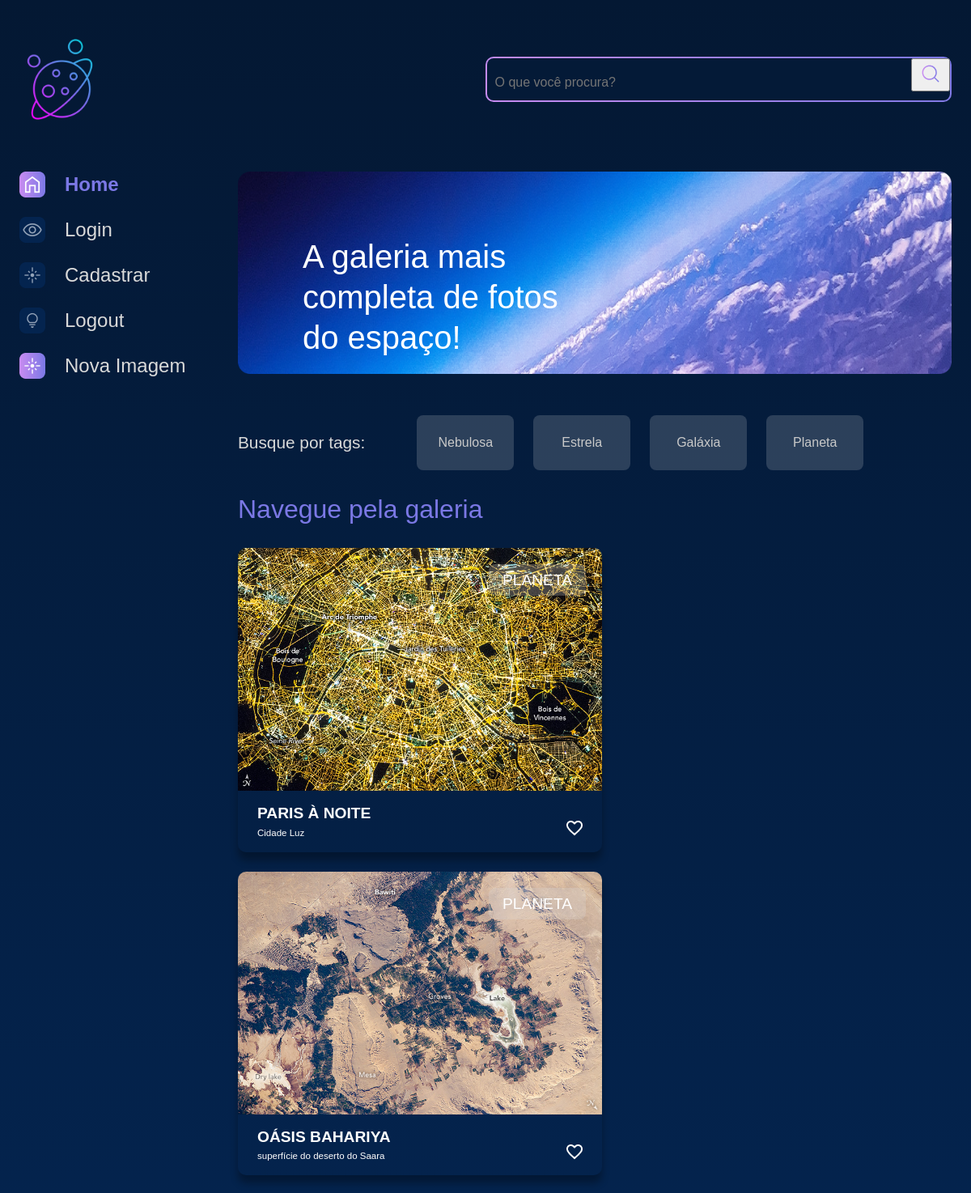
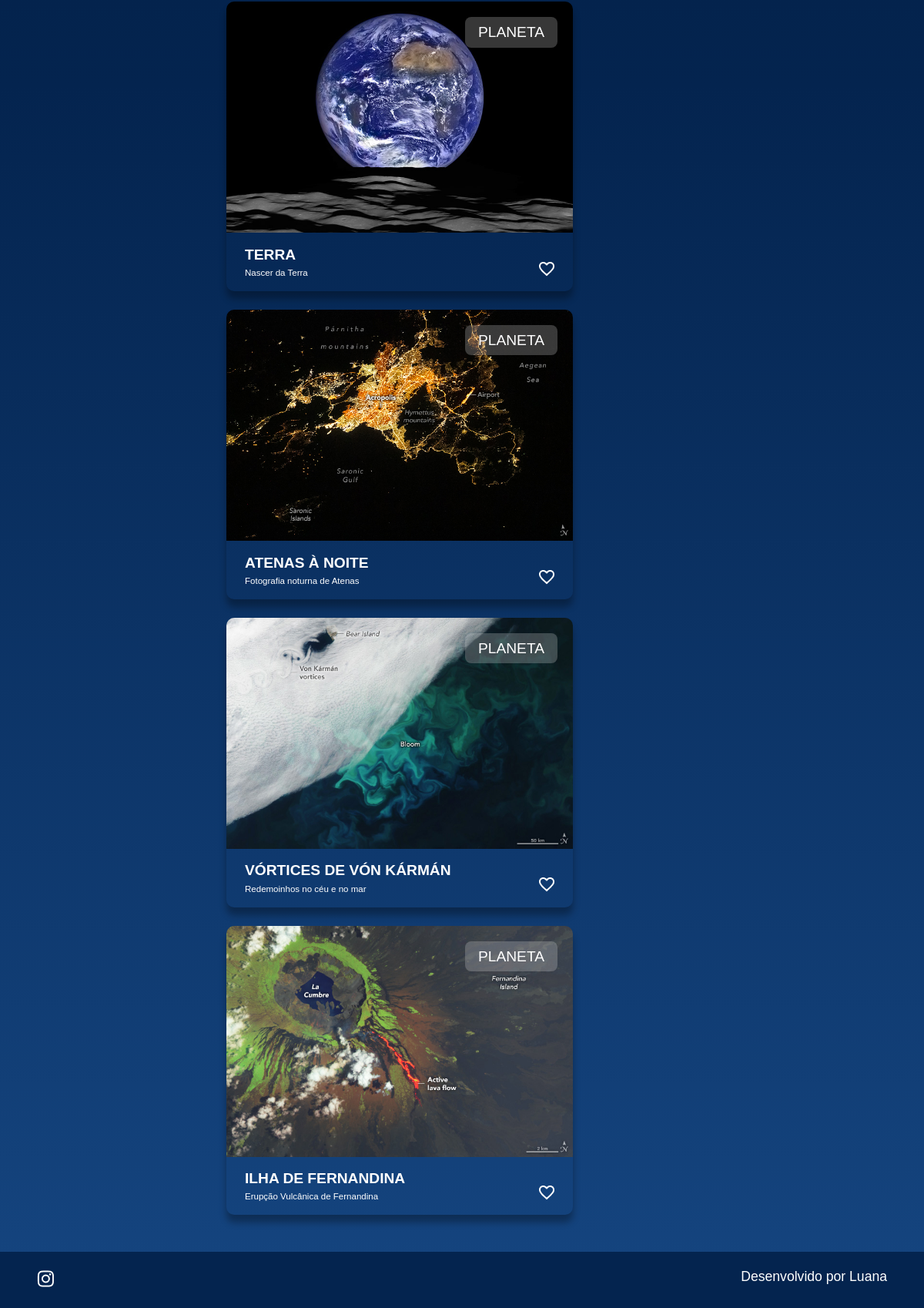
Screenshot of / (signed in) with the database file from the repository (2 pictures, top to bottom).
### apps/galeria/models.py (models this page shows, shortened)
class Fotografia(models.Model):
    OPCOES_CATEGORIA = [
        ("NEBULOSA","Nebulosa"),
        ("ESTRELA","Estrela"),
        ("GALÁXIA","Galáxia"),
        ("PLANETA","Planeta"),
    ]
    nome = models.CharField(max_length=100, null=False, blank=False)
    legenda = models.CharField(max_length=150, null=False, blank=False)
    categoria = models.CharField(max_length=100, choices=OPCOES_CATEGORIA, default='')
    descricao = models.TextField(null=False, blank=False)
    foto = models.ImageField(upload_to="fotos/%Y/%m/%d/", blank=True)
    publicada = models.BooleanField(default=True)
    data_fotografia = models.DateTimeField(default=datetime.now, blank=False)
    usuario = models.ForeignKey(
        to=User,
        on_delete=models.SET_NULL,
        null=True,
        blank=False,
        related_name='user'
    )

### apps/galeria/views.py (the view)
# urls.py: path('', index, name='index'),
def index(request):
    if not request.user.is_authenticated:
        messages.error(request, 'Você precisa estar logado para acessar a galeria.')
        return redirect('login')
    fotografias = Fotografia.objects.order_by("data_fotografia").filter(publicada=True)
    return render(request, 'galeria/index.html', {'cards': fotografias})

### templates/galeria/index.html (shortened to what this page needs)
{% extends 'shared/base.html' %}
{% load static %}
{% block content %}
            <section class="conteudo">
                <section class="banner">
                    <img class="banner__imagem" src="{% static 'assets/imagens/Banner(2).png' %}" alt="banner Alura Space">
                    <h1 class="banner__titulo"> A galeria mais completa de fotos do espaço!</h1>
                </section>
                <section class="tags">
                    <p class="tags__titulo">Busque por tags:</p>
                    <ul class="tags__lista">
                        <li class="tags__tag"><a href="{% url 'filtro' 'NEBULOSA' %}" class="btn" style="color: #C9C9C9;">Nebulosa</a></li>
                        <li class="tags__tag"><a href="{% url 'filtro' 'ESTRELA' %}" class="btn" style="color: #C9C9C9;">Estrela</a></li>
                        <li class="tags__tag"><a href="{% url 'filtro' 'GALÁXIA' %}" class="btn" style="color: #C9C9C9;">Galáxia</a></li>
                        <li class="tags__tag"><a href="{% url 'filtro' 'PLANETA' %}" class="btn" style="color: #C9C9C9;">Planeta</a></li>
                    </ul>
                </section>
                <section class="galeria">
                    <div class="cards">
                        <h2 class="cards__titulo">Navegue pela galeria</h2>
                        <ul class="cards__lista">
                            {% if cards %}
                            {% for fotografia in cards %}
                            <li class="card">
                                <a href="{% url 'imagem' fotografia.id %}">
                                {% if fotografia.foto == "" or fotografia.foto == null %}
                                    <img class="card__imagem" src="{% static 'assets/imagens/galeria/not-found.png'%}" alt="foto">
                                {% else %}
                                    <img class="card__imagem" src="{{ fotografia.foto.url }}" alt="foto">
                                {% endif %}
                                </a>
                                <span class="card__tag">{{ fotografia.categoria }}</span>
                                <div class="card__info">
                                    <p class="card__titulo">{{fotografia.nome}}</p>
                                    <div class="card__texto">
                                        <p class="card__descricao">{{fotografia.legenda}}</p>
                                        <span>
                                            <img src="{% static 'assets/ícones/1x/favorite_outline.png' %}" alt="ícone de coração">
                                        </span>
                                    </div>
                                </div>
                            </li>
                            {% endfor %}
                            {% endif %}
                        </ul>
                    </div>
                </section>
            </section>
        </main>
    </div>
{% endblock %}

### setup/static/styles/style.css (style rules this page uses)
html, body, div, span, applet, object, iframe, h1, h2, h3, h4, h5, h6, p, blockquote, pre, a, abbr, acronym, address, big, cite, code, del, dfn, em, img, ins, kbd, q, s, samp, small, strike, strong, sub, sup, tt, var, b, u, i, center, dl, dt, dd, ol, ul, li, fieldset, form, label, legend, table, caption, tbody, tfoot, thead, tr, th, td, article, aside, canvas, details, embed, figure, figcaption, footer, header, hgroup, menu, nav, output, ruby, section, summary, time, mark, audio, video { margin: 0; padding: 0; border: 0; font-size: 100%; font: inherit; vertical-align: baseline; }
article, aside, details, figcaption, figure, footer, header, hgroup, menu, nav, section { display: block; }
body { line-height: 1; font-family: 'Space Grotesk', sans-serif; min-height: 100vh; background: linear-gradient(#041833,#04244F,#154580); background-repeat: no-repeat; background-position: center; background-size: cover; }
ol, ul { list-style: none; }
.banner { width: auto; position: relative; margin-bottom: 1.5rem; }
.banner__imagem { width: 100%; }
.banner__titulo { color: #FFFFFF; font-size: 40px; width: 350px; line-height: 50px; position: absolute; top: 80px; left: 80px; }
.cards { width: 100%; }
.cards__titulo { color: #7B78E5; font-size: 2rem; line-height: 3rem; margin-bottom: 1.5rem; }
.cards__lista { display: flex; flex-wrap: wrap; justify-content: space-between; align-content: space-between; }
.card { border-radius: 10px; box-shadow: 0px 10px 10px #00000050; color: #FFFFFF; margin-bottom: 1.5rem; position: relative; width: 450px; }
.card__imagem { width: 450px; border-radius: 10px 10px 0 0; }
.card__tag { background-color: #D9D9D940; border-radius: 8px; border: 2px solid transparent; font-size: 1.2rem; left: 310px; margin-right: 1.5rem; padding: .5rem .5rem; position: absolute; text-align: center; top: 20px; width: 100px; }
.card__info { font-size: 1.2rem; padding: 0 1.5rem 1rem 1.5rem; }
.card__titulo { font-weight: bold; line-height: 1.2rem; margin-top: 0.8em; }
.card__texto { display: flex; justify-content: space-between; flex-wrap: wrap; }
.card__texto img { cursor: pointer; }
.card__descricao { font-size: 0.6em; margin-top: 0.8em; }
.galeria { display: flex; width: 100%; }
.tags { padding: 1.5rem 0; display: flex; align-items: center; color: #D9D9D9; font-size: 1.3rem; }
.tags__titulo { margin-right: 4rem; }
.tags__lista { display: flex; }
.tags__tag { background-color: #D9D9D930; margin-right: 1.5rem; border-radius: 8px; padding: .8rem .5rem; width: 100px; text-align: center; border: 2px solid transparent; }
.btn { --bs-btn-padding-x: 0.75rem; --bs-btn-padding-y: 0.375rem; --bs-btn-font-family: ; --bs-btn-font-size: 1rem; --bs-btn-font-weight: 400; --bs-btn-line-height: 1.5; --bs-btn-color: #212529; --bs-btn-bg: transparent; --bs-btn-border-width: 1px; --bs-btn-border-color: transparent; --bs-btn-border-radius: 0.375rem; --bs-btn-hover-border-color: transparent; --bs-btn-box-shadow: inset 0 1px 0 rgba(255, 255, 255, 0.15),0 1px 1px rgba(0, 0, 0, 0.075); --bs-btn-disabled-opacity: 0.65; --bs-btn-focus-box-shadow: 0 0 0 0.25rem rgba(var(--bs-btn-focus-shadow-rgb), .5); display: inline-block; padding: var(--bs-btn-padding-y) var(--bs-btn-padding-x); font-family: var(--bs-btn-font-family); font-size: var(--bs-btn-font-size); font-weight: var(--bs-btn-font-weight); line-height: var(--bs-btn-line-height); color: var(--bs-btn-color); text-align: center; text-decoration: none; vertical-align: middle; cursor: pointer; -webkit-user-select: none; -moz-user-select: none; user-select: none; border: var(--bs-btn-border-width) solid var(--bs-btn-border-color); border-radius: var(--bs-btn-border-radius); background-color: var(--bs-btn-bg); transition: color .15s ease-in-out,background-color .15s ease-in-out,border-color .15s ease-in-out,box-shadow .15s ease-in-out; }

### rows the page displays
Fotografia: foto (picture), categoria "PLANETA", nome "PARIS À NOITE", legenda "Cidade Luz"
Fotografia: foto (picture), categoria "PLANETA", nome "OÁSIS BAHARIYA", legenda "superfície do deserto do Saara"
Fotografia: foto (picture), categoria "PLANETA", nome "TERRA", legenda "Nascer da Terra"
Fotografia: foto (picture), categoria "PLANETA", nome "ATENAS À NOITE", legenda "Fotografia noturna de Atenas"
Fotografia: foto (picture), categoria "PLANETA", nome "VÓRTICES DE VÓN KÁRMÁN", legenda "Redemoinhos no céu e no mar"
Fotografia: foto (picture), categoria "PLANETA", nome "ILHA DE FERNANDINA", legenda "Erupção Vulcânica de Fernandina"
